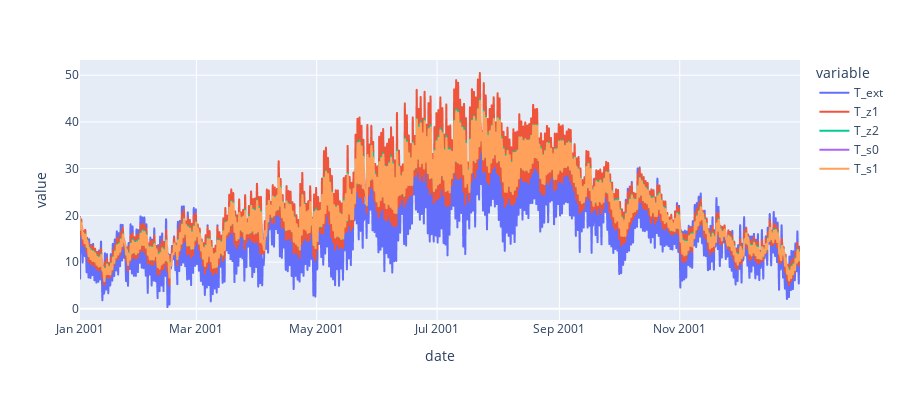

Notebook code cell kept with this figure:
### Code cell
import plotly.express as px

fig = px.line(df_graph,x='date',y=['T_ext','T_z1','T_z2','T_s0','T_s1'],height=400)
fig.show()

### Figure 1 — Plotly figure (JSON) as saved in the notebook; plotly's stock layout.template omitted (floating-point values rounded to 4 significant figures; data arrays with more than 128 entries replaced by an {"elided": "..."} marker saying what was removed)
{"data": [{"hovertemplate": "variable=T_ext<br>date=%{x}<br>value=%{y}<extra></extra>", "legendgroup": "T_ext", "line": {"color": "#636efa", "dash": "solid"}, "marker": {"symbol": "circle"}, "mode": "lines", "name": "T_ext", "showlegend": true, "type": "scattergl", "x": {"elided": "8760 str values"}, "xaxis": "x", "y": {"elided": "8760 float values"}, "yaxis": "y"}, {"hovertemplate": "variable=T_z1<br>date=%{x}<br>value=%{y}<extra></extra>", "legendgroup": "T_z1", "line": {"color": "#EF553B", "dash": "solid"}, "marker": {"symbol": "circle"}, "mode": "lines", "name": "T_z1", "showlegend": true, "type": "scattergl", "x": {"elided": "8760 str values"}, "xaxis": "x", "y": {"elided": "8760 float values"}, "yaxis": "y"}, {"hovertemplate": "variable=T_z2<br>date=%{x}<br>value=%{y}<extra></extra>", "legendgroup": "T_z2", "line": {"color": "#00cc96", "dash": "solid"}, "marker": {"symbol": "circle"}, "mode": "lines", "name": "T_z2", "showlegend": true, "type": "scattergl", "x": {"elided": "8760 str values"}, "xaxis": "x", "y": {"elided": "8760 float values"}, "yaxis": "y"}, {"hovertemplate": "variable=T_s0<br>date=%{x}<br>value=%{y}<extra></extra>", "legendgroup": "T_s0", "line": {"color": "#ab63fa", "dash": "solid"}, "marker": {"symbol": "circle"}, "mode": "lines", "name": "T_s0", "showlegend": true, "type": "scattergl", "x": {"elided": "8760 str values"}, "xaxis": "x", "y": {"elided": "8760 float values"}, "yaxis": "y"}, {"hovertemplate": "variable=T_s1<br>date=%{x}<br>value=%{y}<extra></extra>", "legendgroup": "T_s1", "line": {"color": "#FFA15A", "dash": "solid"}, "marker": {"symbol": "circle"}, "mode": "lines", "name": "T_s1", "showlegend": true, "type": "scattergl", "x": {"elided": "8760 str values"}, "xaxis": "x", "y": {"elided": "8760 float values"}, "yaxis": "y"}], "layout": {"height": 400, "legend": {"title": {"text": "variable"}, "tracegroupgap": 0}, "margin": {"t": 60}, "xaxis": {"anchor": "y", "domain": [0, 1], "title": {"text": "date"}}, "yaxis": {"anchor": "x", "domain": [0, 1], "title": {"text": "value"}}}}
